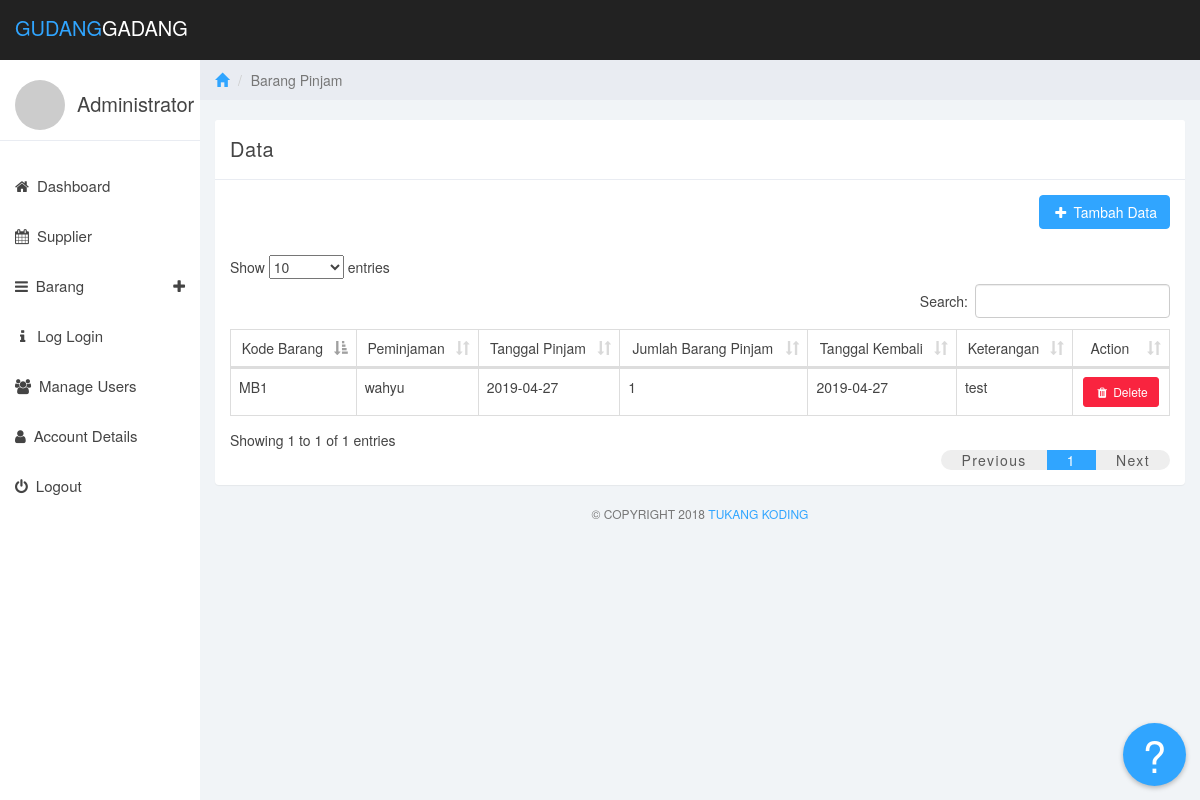
The page /barang_pinjam.php (signed in) on the database its author committed.
### tables this page shows
CREATE TABLE `pinjam_barang` (
  `id_brg_pinjam` int(11) NOT NULL,
  `tgl_pinjam` date NOT NULL,
  `kode_barang` varchar(8) NOT NULL,
  `jml_pinjam` int(8) NOT NULL,
  `jml_pinjam_old` int(8) NOT NULL,
  `peminjaman` varchar(35) NOT NULL,
  `tgl_kembali` date DEFAULT NULL,
  `keterangan` varchar(30) NOT NULL
);

### barang_pinjam.php (the view, shortened to what this page needs)
<?php require_once 'php_action/core.php'; ?>
<!DOCTYPE html>
<html>
<head>
<?php include_once 'includes/style.php'; ?>
</head>
<body>
	<?php include_once 'includes/navbar.php'; ?>
	<?php include_once 'includes/sidebar.php'; ?>
	<div class="col-sm-9 col-sm-offset-3 col-lg-10 col-lg-offset-2 main">
		<div class="row">
			<ol class="breadcrumb">
				<li><a href="#"><span class="glyphicon glyphicon-home"></span></a></li>
				<li class="active">Barang Pinjam</li>
			</ol>
		</div>
		<br>
		<div class="row">
			<div class="col-lg-12">
				<div class="panel panel-default">
					<div class="panel-heading">Data</div>
					<div class="panel-body">
						<div class="pull-right">
							<?php
								if ($_SESSION['level'] == 2) {
									?>
									<a class="btn btn-primary disabled" data-toggle="tooltip" data-placement="top" title="Maaf anda tidak memiliki akses untuk menggunakan fungsi ini"><i class="fa fa-fw fa-plus"></i> Tambah Data</a>
									<?php
								}
								else {
									?>
									<a data-toggle="modal" data-target="#addModal" class="btn btn-primary"><i class="fa fa-fw fa-plus"></i> Tambah Data</a>
									<?php
								}
							 ?>
						</div>
						<br><br><br>
						<div class="table-responsive">
							<table class="table table-bordered table-hover">
								<thead class="text-center">
									<tr>
										<td>Kode Barang</td>
										<td>Peminjaman</td>
										<td>Tanggal Pinjam</td>
										<td>Jumlah Barang Pinjam</td>
										<td>Tanggal Kembali</td>
										<td>Keterangan</td>
										<td>Action</td>
									</tr>
								</thead>
								<tbody>
									<?php
										$query = mysqli_query($connect, "SELECT * FROM pinjam_barang");
										if (mysqli_num_rows($query) > 0) {
											while ($row = mysqli_fetch_array($query)) {
													?>
													<tr>
														<td><?=$row[2]?></td>
														<td><?=$row[5]?></td>
														<td><?=$row[1]?></td>
														<td><?=$row[3]?></td>
														<td><?php
															if ($row[6] == "") {
																echo '<span class="label label-warning">Belum Dikembalikan</span>';
															}
															else {
																echo $row[6];
															}
														?></td>
														<td><?=$row[7]?></td>
<td class="text-center">
	<div class="btn-group" role="group">
		<?php
		if ($row[6] == null) {
			?>
			<button data-toggle="modal" data-target="#verifikasiModal" data-id="<?=$row[0]?>" data-kode="<?=$row[2]?>" data-pinjam="<?=$row[1]?>" data-total="<?=$row[3]?>" data-peminjam="<?=$row[5]?>" data-keterangan="<?=$row[7]?>" onclick="verifikasiForm(this);" class="btn btn-sm btn-info"><i class="fa fa-fw fa-check"></i> Kembalikan</button>
			<?php
		}
		else {
			?>
			<button data-toggle="modal" data-target="#deleteModal" data-id="<?=$row[0]?>" data-kode="<?=$row[2]?>" data-nama="<?=$row[5]?>"onclick="formDelete(this);" class="btn btn-sm btn-danger"><i class="fa fa-fw fa-trash"></i> Delete</button>
			<?php
		}
		?>
	</div>
</td>
													</tr>
													<?php
											}
										}
									?>
								</tbody>
							</table>
						</div>
				</div>
			</div>
			<div class="col-sm-12">
				<p class="back-link">&copy; Copyright 2018 <a href="#">Tukang Koding</a></p>
			</div>
		</div>
	</div>
</body>
</html>

### css/styles.css (style rules this page uses)
body { background: #f1f4f7; padding-top: 60px; font-size: 14px; color: #444444; font-family: "Montserrat", "Helvetica Neue", Helvetica, Arial, sans-serif; }
p { color: #777; }
a, a:hover, a:focus { color: #30a5ff; }
.btn-primary, .btn-primary:hover, .btn-primary:focus, .btn-primary:active, .btn-primary.active, .open > .dropdown-toggle.btn-primary, .btn-primary.disabled, .btn-primary[disabled], fieldset[disabled] .btn-primary, .btn-primary.disabled:hover, .btn-primary[disabled]:hover, fieldset[disabled] .btn-primary:hover, .btn-primary.disabled:focus, .btn-primary[disabled]:focus, fieldset[disabled] .btn-primary:focus, .btn-primary.disabled:active, .btn-primary[disabled]:active, fieldset[disabled] .btn-primary:active, .btn-primary.disabled.active, .btn-primary[disabled].active, fieldset[disabled] .btn-primary.active { background-color: #30a5ff; border-color: #30a5ff; }
.btn-danger, .btn-danger:hover, .btn-danger:focus, .btn-danger:active, .btn-danger.active, .open > .dropdown-toggle.btn-danger, .btn-danger.disabled, .btn-danger[disabled], fieldset[disabled] .btn-danger, .btn-danger.disabled:hover, .btn-danger[disabled]:hover, fieldset[disabled] .btn-danger:hover, .btn-danger.disabled:focus, .btn-danger[disabled]:focus, fieldset[disabled] .btn-danger:focus, .btn-danger.disabled:active, .btn-danger[disabled]:active, fieldset[disabled] .btn-danger:active, .btn-danger.disabled.active, .btn-danger[disabled].active, fieldset[disabled] .btn-danger.active { background-color: #f9243f; border-color: #f9243f; }
.panel { border: 0; }
.panel-heading { font-size: 20px; font-weight: 300; letter-spacing: 0.025em; height: 60px; line-height: 38px; }
.panel-default .panel-heading { background: #fff; border-bottom: 1px solid #e9ecf2; color: #444444; }
.breadcrumb { border-radius: 0; padding: 10px 15px 10px 15px; background: #e9ecf2; margin: 0; }
.table { background: #fff; }
p.back-link { text-align: center; margin-bottom: 20px; font-size: 12px; text-transform: uppercase; }

### rows shown on the page
pinjam_barang: kode_barang "MB1", peminjaman "wahyu", tgl_pinjam "2019-04-27", jml_pinjam "1", tgl_kembali "2019-04-27", keterangan "test"

### other values the page prints
$_SESSION['nama'] "Administrator"
